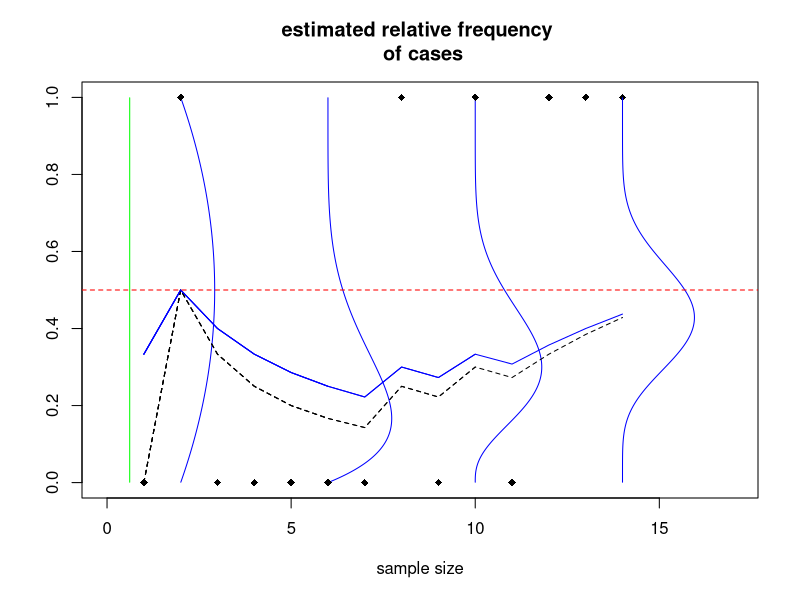
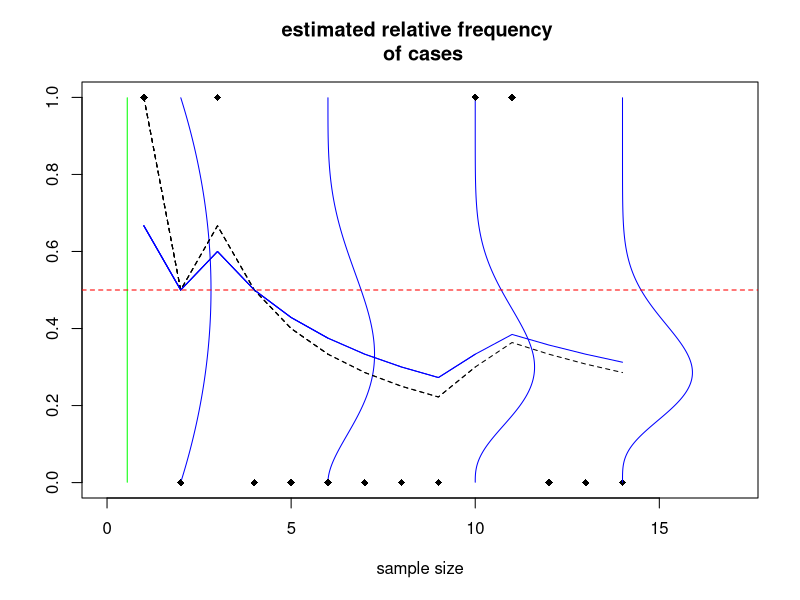
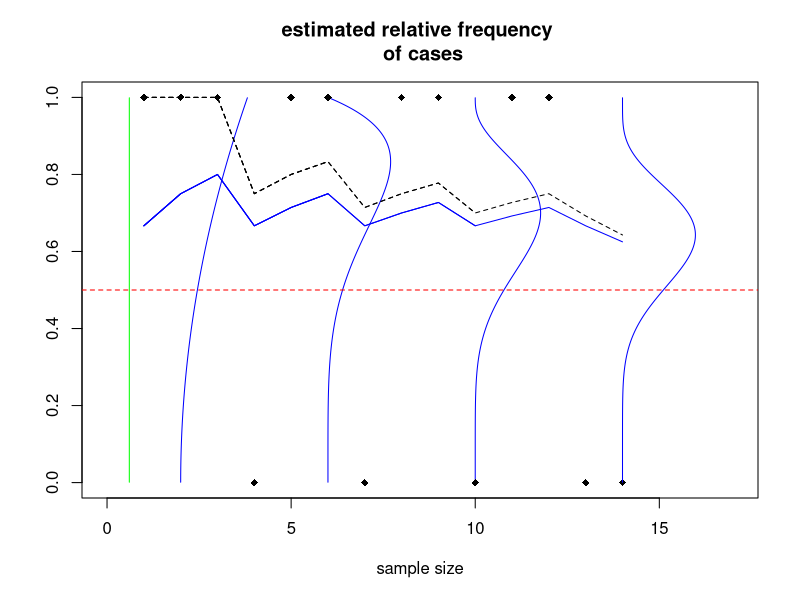
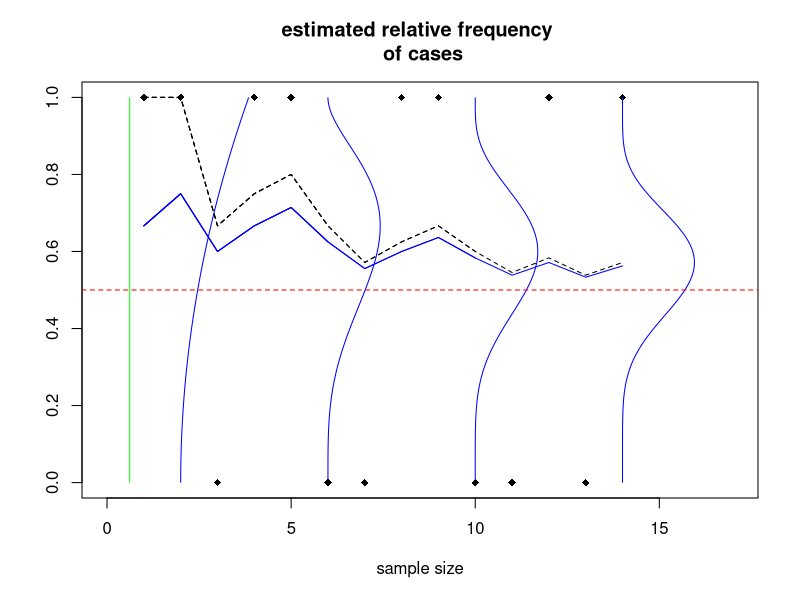
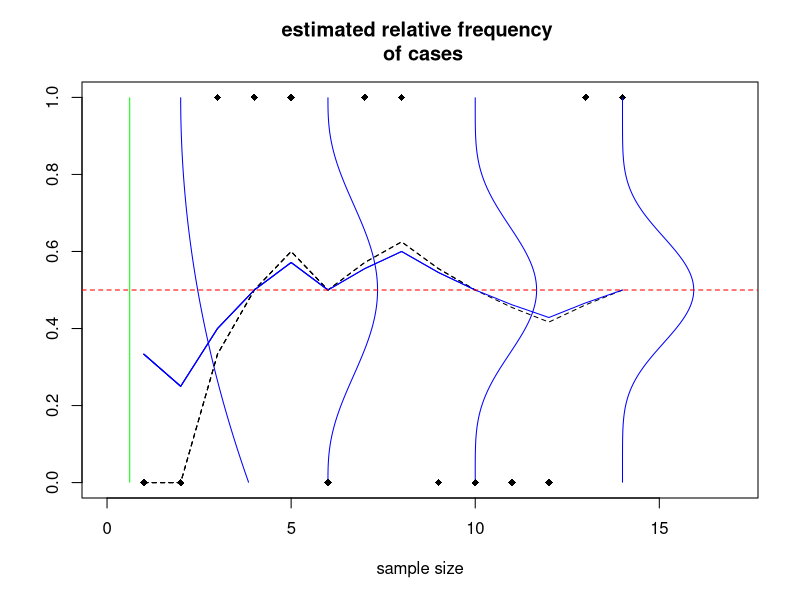
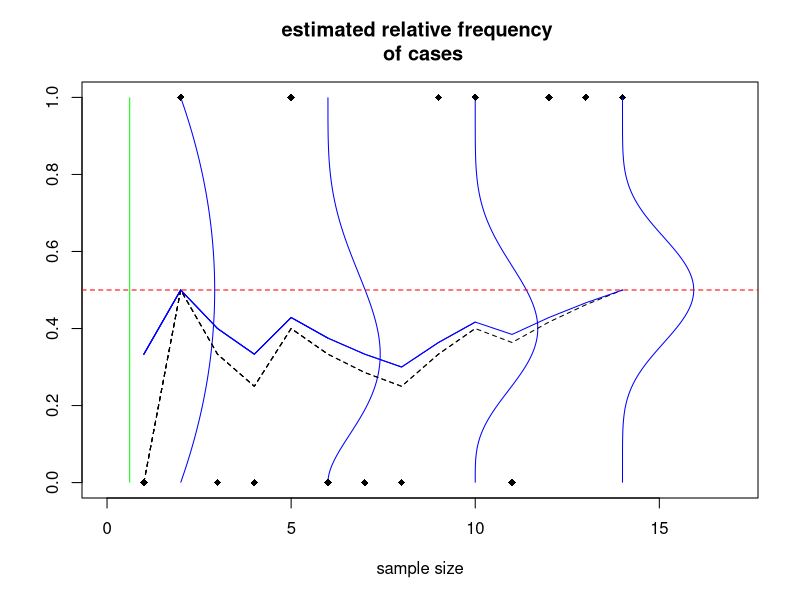
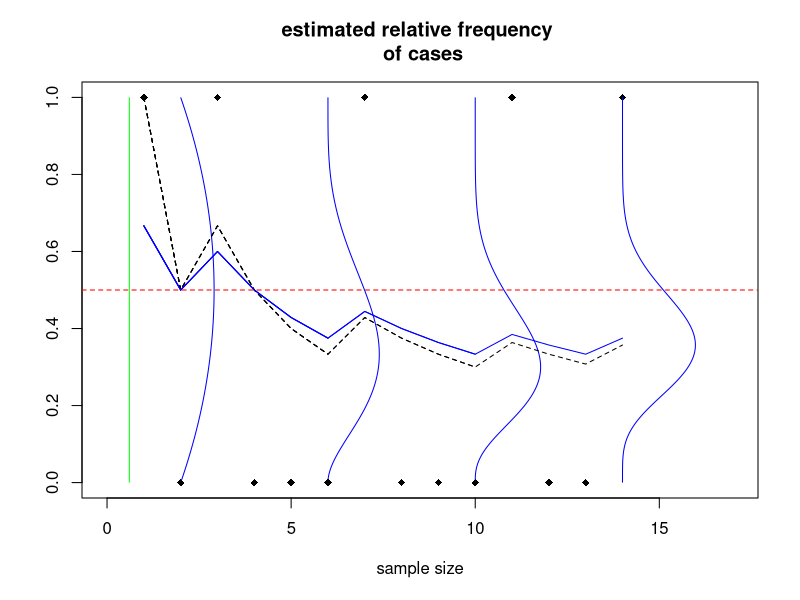
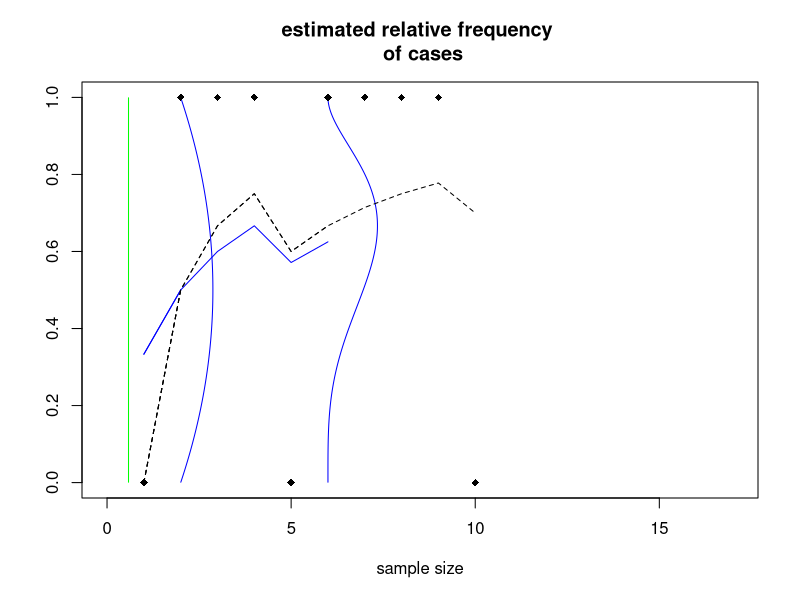

Write R code to recreate these figures, in order. (Note: a time limit stopped this script after it produced the figures.)
## Why probabilistic models are good instead of just data
sim <- function(p = 0.3, N = 500, prior_param = c(10,10), ylim=c(0,1),byval=5){
  ## the relative frequency of an undesired event
  # p = 0.3
  ## number of trials in which the event occur or do not occur
  # N = 500
  ## beta prior for p
  # prior_param = c(10,10)
  
  for(i in 1:200){
    ## number of cases where the event has occurred accumulated over the number of trials
    ind_cases = rbinom(N,1,p)
    cases = cumsum(ind_cases)
    
    ## Estimate using probability to characterise uncertainty
    ## beta-binomial model
    posterior_param = cbind(prior_param[1] + cases, prior_param[2] + (1:N) - cases)
    
    E_prior = prior_param[1] / sum(prior_param)
    E_posterior = posterior_param[,1] / rowSums(posterior_param)
    
    dprior = dbeta((1:999)/1000,prior_param[1],prior_param[2])
    dposterior = dbeta((1:999)/1000,posterior_param[N,1],posterior_param[N,2])
    md = max(dprior,dposterior)
    #byval = 5
    
    plot(c(0,N+byval),c(0,1),type='n',
         xlim = c(0,N+byval),lty= 2, ylab = '',
         main = 'estimated relative frequency \n of cases', xlab = 'sample size', ylim = ylim)
    Sys.sleep(1)
    lines(rep(0,999)+dprior/md*byval,(1:999)/1000,col = 'green')
    Sys.sleep(1)
    for(n in seq(2,N,by=byval*2)){
      points(1:n,ind_cases[1:n],cex=1,pch=18)
      if(n>1){
      lines(1:n,cases[1:n]/(1:n),lty=2)}
      Sys.sleep(1)
    #abline(h = E_prior, col = 'green')
      dposterior = dbeta((1:999)/1000,posterior_param[n,1],posterior_param[n,2])
      lines(rep(n,999)+dposterior/md*byval,(1:999)/1000,col = 'blue')
      if(n==1){
        points(n,E_posterior[n], col = 'blue',pch = '+')
      }else{
      lines(1:n,E_posterior[1:n], col = 'blue')}
    Sys.sleep(1)
    }
    abline(h=p,col = 'red', lty = 2)
    Sys.sleep(5)
  }}

########

sim(p = 0.5, N = 15, prior_param = c(1,1),ylim = c(0,1),byval = 2)

sim(p = 0.5, N = 15, prior_param = c(10,10),ylim = c(0,1),byval = 2)

sim(p = 0.5, N = 100, prior_param = c(1,1),ylim = c(0,1),byval = 5)

sim(p = 0.5, N = 100, prior_param = c(10,10),ylim = c(0,1),byval = 5)
